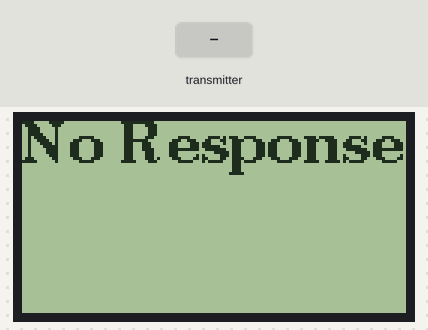
This sketch was run on a simulated ESP32. On the bench: 128×64 one-colour display. The inputs (shaded band) are chosen by the test bench. What the sketch prints to the serial monitor is not drawn.

Above: at 8.6 s.
8.7 s: the transmitter starts sending button_status = 0
At 9.9 s:
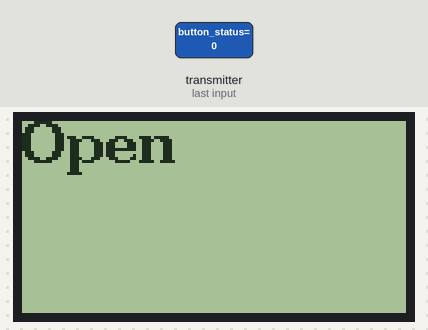
10.2 s: the transmitter starts sending button_status = 1
At 11.2 s:
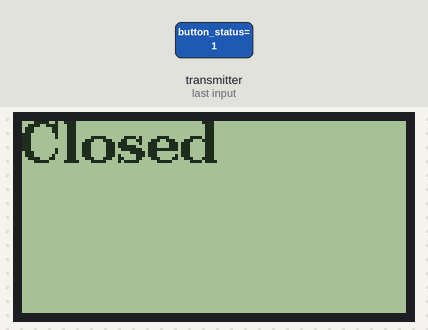
Timing chart, 0 to 13.2 s (numbered marks = the images above; inputs shaded):
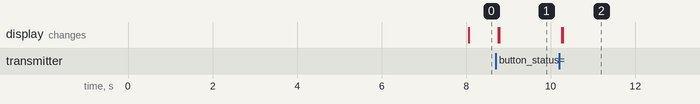

Measured:
- after the input at 8.7 s, the display: first changes after 0.06 s (image 1 shows a later state)
- after the input at 10.2 s, the display: first changes after 0.06 s (image 2 shows a later state)

The sketch:

controller1Communication.ino
```cpp
#include <esp_now.h>
#include <WiFi.h>
#include <Wire.h>
#include <U8g2lib.h>
#ifdef U8X8_HAVE_HW_SPI
#include <SPI.h>
#endif

const int LCD_CLK = 27;
const int LCD_DATA = 25;
const int LCD_CS = 33;
const int LCD_RST = 26;

U8G2_ST7920_128X64_F_SW_SPI u8g2(U8G2_R0, LCD_CLK, LCD_DATA, LCD_CS, LCD_RST);

//Variable Declaration

//MAC Address of the other ESP32
uint8_t broadcast_address[] = {0xD0, 0xEF, 0x76, 0x48, 0x1C, 0x3C};

// Variable to store if sending data was successful
String success;

// The status of the other ESP32's button. true if button pressed. false if button not pressed
bool incoming_button;

// Previous value of the incoming sensor value
int previous_value = 2;

// True if data has been recently recieved
bool received = false;

// The amount of times that no data has been recieved in a row
int not_received_count = 0;

//Structure for any data being sent or received
typedef struct struct_message {
  bool button_status;
} struct_message;

//struct_message to hold incoming button reading
struct_message incoming_reading;

esp_now_peer_info_t peer_info;


// Callback when data is received
void onDataRecv(const uint8_t * mac, const uint8_t *incoming_data, int len) {
  memcpy(&incoming_reading, incoming_data, sizeof(incoming_reading ));
  Serial.print("Bytes received: ");
  Serial.println(len);
  // Change what is displayed on the LCD to the sensor value if it is different to the last recieved sensor value
  incoming_button = incoming_reading.button_status;
  received = true;
  if (incoming_button != previous_value){
    u8g2.clear();
    if (incoming_button == 1){
      LCDPrint("Closed");
    }
    else if (incoming_button == 0){
      LCDPrint("Open");
    }

  }
  previous_value = incoming_button;
}

void setup() {
  // Init Serial Monitor
  Serial.begin(9600);
  // Initialise the LCD and set its contrast
  u8g2.begin();
  u8g2.setContrast(50);
  delay(4000);
  // Set device as a Wi-Fi Station
  WiFi.mode(WIFI_STA);

  // Init ESP-NOW
  if (esp_now_init() != ESP_OK) {
    Serial.println("Error initializing ESP-NOW");
    return;
  }

  // Register peer
  memcpy(peer_info.peer_addr, broadcast_address, 6);
  peer_info.channel = 0;
  peer_info.encrypt = false;

  // Add peer
  if (esp_now_add_peer(&peer_info) != ESP_OK){
    Serial.println("Failed to add peer");
    return;
  }
  // Register for a callback function that will be called when data is received
  esp_now_register_recv_cb(esp_now_recv_cb_t(onDataRecv));
}

void loop() {
  // If no data has been recieved, increase the not recieved count
  if (received){
    received = false;
    not_received_count = 0;
  }
  else{
    not_received_count++;
  }
  // If there no data has been recieved for a while, write "No Response" onto the LCD screen.
  if (not_received_count >= 5){
    LCDPrint("No Response");
    not_received_count = 5;
    previous_value = 2;

  }
  delay(1000);
}

// Function to print text onto the connected LCD
void LCDPrint(char *text){
  u8g2.firstPage();
  do {
    u8g2.setFont(u8g2_font_ncenB14_tr);
    u8g2.drawStr(0, 14, text);
  } while (u8g2.nextPage());
}
```
